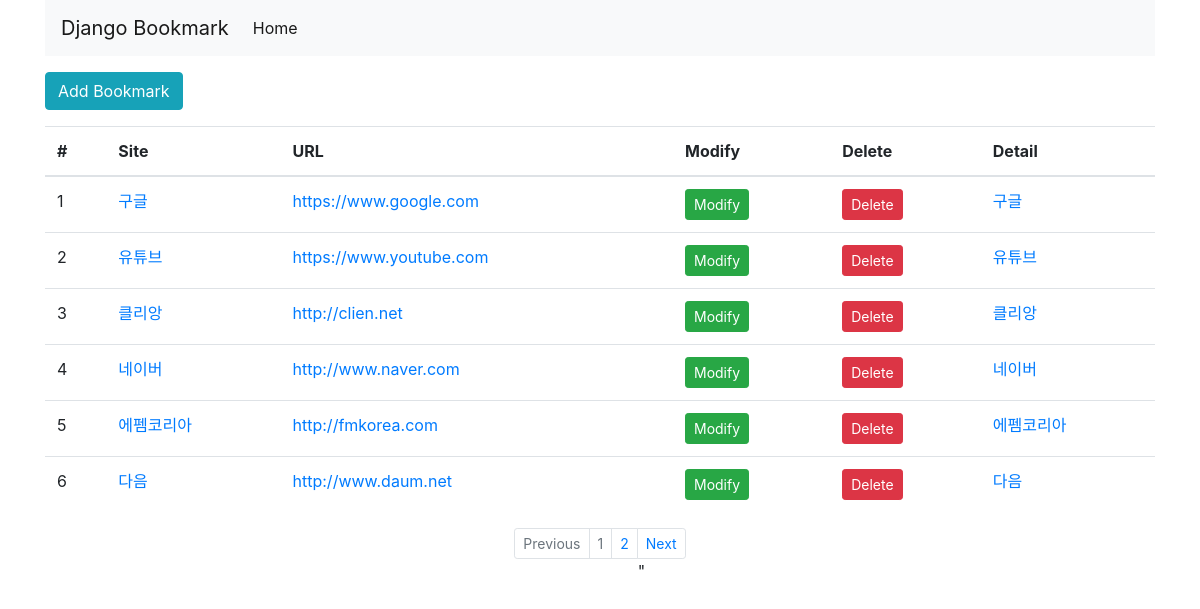
Screenshot of /bookmark/ with the database file from the repository.
### bookmark/models.py (models this page shows, shortened)
class Bookmark(models.Model):
    site_name = models.CharField(max_length=100)
    url = models.URLField('Site URL')

### bookmark/views.py (the view)
# urls.py: path('', BookmarkListView.as_view(), name='list'),
class BookmarkListView(ListView):
    model = Bookmark
    paginate_by = 6

### bookmark/templates/bookmark/bookmark_list.html (shortened to what this page needs)
<!DOCTYPE html>
<html lang="en">
{% extends 'base.html' %}
{% block content %}
    <div class="btn-group">
        <a href="{% url 'add' %}" class="btn btn-info">Add Bookmark</a>
    </div>
    <table class="table">
        <thead>
            <tr>
                <th scope="col">#</th>
                <th scope="col">Site</th>
                <th scope="col">URL</th>
                <th scope="col">Modify</th>
                <th scope="col">Delete</th>
                <th scope="col">Detail</th>
            </tr>
        </thead>
        <tbody>
            {% for bookmark in object_list %}
                <tr>
                    <td>{{forloop.counter}}</td>
                    <td><a href="#">{{bookmark.site_name}}</a></td>
                    <td><a href="{{bookmark.url}}" target="_blank">{{bookmark.url}}</a></td>
                    <td><a href="{% url 'update' pk=bookmark.id %}" class="btn btn-success btn-sm">Modify</a></td>
                    <td><a href="{% url 'delete' pk=bookmark.id %}" class="btn btn-danger btn-sm">Delete</a></td>
                    <td><a href="{% url 'detail' pk=bookmark.id %}">{{bookmark.site_name}}</a></td>
                </tr>
            {% endfor %}
        </tbody>
</table>
{% endblock %}
{% block pagination %}
    {% if is_paginated %}
        <ul class="pagination justify-content-center pagination-sm">
            {% if page_obj.has_previous %}
                <li class="page-item">
                    <a class="page-link" href="{% url 'list' %}?page={{ page_obj.previous_page_number }}" tabindex="-1">Previous</a>
                </li>
            {% else %}
                <li class="page-item disabled">
                    <a class="page-link" href="#" tabindex="-1">Previous</a>
                </li>
            {% endif %}
            {% for object in page_obj.paginator.page_range %}
                <li class="page-item {% if page_obj.number == forloop.counter %} disabled {% endif %}">
                    <a class="page-link" href="{{ request.path }}?page={{ forloop.counter }}">{{ forloop.counter }}</a>
                </li>
            {% endfor %}
            {% if page_obj.has_next %}
                <li class="page-item">
                    <a class="page-link" href="{% url 'list' %}?page={{ page_obj.next_page_number }}">Next</a>"
                </li>
            {% else %}
                <li class="page-item disabled">
                    <a class="page-link" href="#">Next</a>
                </li>
            {% endif %}
        </ul>
    {% endif %}
{% endblock %}

### bookmark/templates/base.html (shortened to what this page needs)
<!DOCTYPE html>
<html lang="en">
<head>
    {% load static %}
    <link rel="stylesheet" href="{% static 'style.css' %}">
    <link rel="stylesheet" href="https://stackpath.bootstrapcdn.com/bootstrap/4.5.2/css/bootstrap.min.css">
</head>
<body>
    <div class="container">
        <nav class="navbar navbar-expand-lg navbar-light bg-light">
            <a class="navbar-brand" href="#">Django Bookmark</a>
            <div class="collapse navbar-collapse" id="navbarSupportedContent">
                <ul class="navbar-nav mr-auto">
                    <li class="nav-item active">
                        <a class="nav-link" href="#">Home <span class="sr-only">(current)</span></a>
                    </li>
                </ul>
            </div>
        </nav>
        <div class="row">
            <div class="col">
                {% block content %}
                {% endblock %}
                {% block pagination %}
                {% endblock %}
            </div>
        </div>
    </div>
</body>
</html>

### bookmark/static/style.css (style rules this page uses)
body { width:100%; }

### rows the page displays
Bookmark: site_name "구글", url "https://www.google.com"
Bookmark: site_name "유튜브", url "https://www.youtube.com"
Bookmark: site_name "클리앙", url "http://clien.net"
Bookmark: site_name "네이버", url "http://www.naver.com"
Bookmark: site_name "에펨코리아", url "http://fmkorea.com"
Bookmark: site_name "다음", url "http://www.daum.net"
